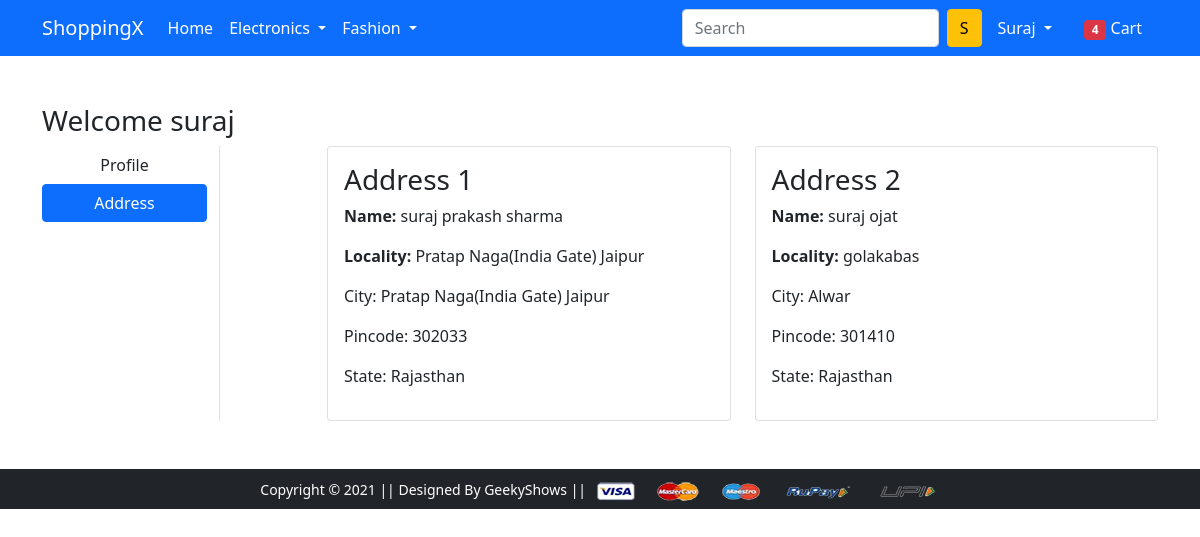
The app's page /address/ (signed in) with its own data.
### app/models.py (models this page shows, shortened)
class Customer(models.Model):
 user = models.ForeignKey(User, on_delete=models.CASCADE)
 name = models.CharField(max_length=200)
 locality = models.CharField(max_length=200)
 city = models.CharField(max_length=50)
 zipcode = models.IntegerField()
 state = models.CharField(choices=STATE_CHOICES, max_length=50)

### app/views.py (the view)
# urls.py: path('address/', views.address, name='address'),
@login_required()
def address(request):
    add=Customer.objects.filter(user=request.user)
    return render(request, 'app/address.html',{'address':add,'active':'btn-primary'})

### app/templates/app/address.html (shortened to what this page needs)
{% extends 'app/base.html' %}
{% load static %}
{% block main-content %}
<div class="container my-5">
 <div class="row">
 <h3>Welcome {{request.user}}</h3>
  <div class="col-sm-2 border-end">
   <ul class="list-unstyled">
    <li class="d-grid"><a href="{% url 'profile' %}" class="btn ">Profile</a></li>
    <li class="d-grid"><a href="{% url 'address' %}" class="btn {{active}}">Address</a></li>
   </ul>
  </div>
  <div class="col-sm-9 offset-sm-1">
   <div class="row">{% for i in address %}
    <div class="col-sm-6">
     <div class="card">
      <div class="card-body">
        <h3>Address {{forloop.counter}}</h3>
       <p><b>Name:</b> {{i.name}}</p>
       <p><b>Locality:</b> {{i.locality}}</p>
       <p>City: {{i.city}}</p>
       <p>Pincode: {{i.zipcode}}</p>
       <p>State: {{i.state}}</p>
      </div>
     </div>
    </div>
    {% endfor %}
   </div>
  </div>
 </div>
</div>
{% endblock main-content %}

### app/templates/app/base.html (shortened to what this page needs)
<!doctype html>
{% load static %}
<html lang="en">
  <head>
    <link href="https://cdn.jsdelivr.net/npm/bootstrap@5.0.0-beta1/dist/css/bootstrap.min.css" rel="stylesheet">
    <link rel="stylesheet" href="{% static 'app/css/owl.carousel.min.css' %}">
    <link rel="stylesheet" href="{% static 'app/css/all.min.css' %}">
    <link rel="stylesheet" href="{% static 'app/css/style.css' %}">
  </head>
  <body>
    <nav class="navbar navbar-expand-lg navbar-dark bg-primary">
     <div class="container">
       <a class="navbar-brand" href="/">ShoppingX</a>
       <div class="collapse navbar-collapse" id="navbarSupportedContent">
         <ul class="navbar-nav me-auto mb-2 mb-lg-0">
           <li class="nav-item">
             <a class="nav-link active" aria-current="page" href="/">Home</a>
           </li>
           <li class="nav-item dropdown">
             <a class="nav-link dropdown-toggle text-white" href="#" id="electronicsDropdown" role="button" data-bs-toggle="dropdown" aria-expanded="false">
               Electronics
             </a>
           </li>
           <li class="nav-item dropdown">
             <a class="nav-link dropdown-toggle text-white" href="#" id="fashionDropdown" role="button" data-bs-toggle="dropdown" aria-expanded="false">
               Fashion
             </a>
           </li>
         </ul>
         <form class="d-flex">
           <input class="form-control me-2" type="search" placeholder="Search" aria-label="Search">
           <button class="btn btn-warning" type="submit">S</button>
         </form>
         <div>
          <ul class="navbar-nav me-auto mb-2 mb-lg-0">{% if request.user.is_authenticated %}
           <li class="nav-item dropdown mx-2">
              <a class="nav-link dropdown-toggle text-white" href="#" id="profileDropdown" role="button" data-bs-toggle="dropdown" aria-expanded="false">
                <span class="text-capitalize">{{request.user.username}}</span>
              </a>
            </li>
            <li class="nav-item mx-2">
             <a href="{% url 'cart' %}" class="nav-link text-white"><span class="badge bg-danger">4</span> Cart </a>
            </li>{% endif %}
          </ul>
         </div>
       </div>
     </div>
    </nav>
    {% block main-content %} {% endblock main-content %}
    <footer class="container-fluid bg-dark text-center p-2 mt-5">
        <small class="text-white">Copyright &copy; 2021 || Designed By GeekyShows || </small>
        <img src="{% static 'app/images/payment.png' %}" alt="" srcset="" class="img-fluid" height="2px">
    </footer>
  </body>
</html>

### records on screen
Customer: name "suraj prakash sharma", locality "Pratap Naga(India Gate) Jaipur", city "Pratap Naga(India Gate) Jaipur", zipcode "302033", state "Rajasthan"
Customer: name "suraj ojat", locality "golakabas", city "Alwar", zipcode "301410", state "Rajasthan"

### other values on screen
{{ request.user.username }} "Suraj"
{{ request.user }} "suraj"
